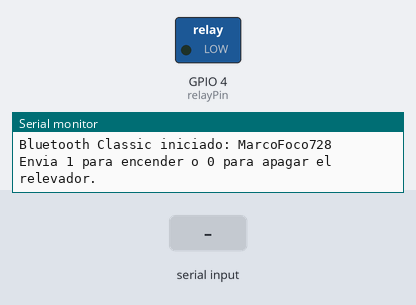
Simulated run of this sketch. Board: ESP32. Shown: switched loads named in the sketch (green lamp = pin HIGH), the last lines printed to the serial monitor. The test bench sets the inputs (shaded band). Nothing arrives over Bluetooth unless stated.

Above: at 1.2 s.
1.3 s: "1" received over the second serial link
At 2.5 s:
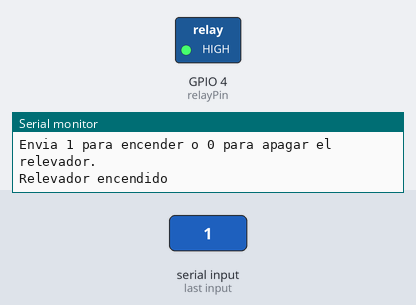
2.8 s: "0" received over the second serial link
At 4.2 s:
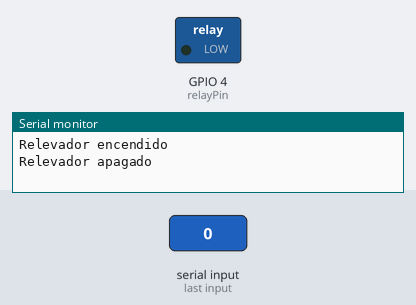
Timing chart, 0 to 5.8 s (numbered marks = the images above; inputs shaded):
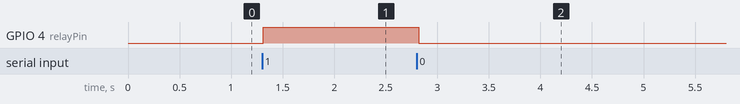

Measured:
- after the input at 1.3 s, GPIO 4 (relayPin): LOW → HIGH at once
- after the input at 2.8 s, GPIO 4 (relayPin): HIGH → LOW at once

The sketch:

arduino_classic.ino
```cpp
#include "BluetoothSerial.h"

#if !defined(CONFIG_BT_ENABLED) || !defined(CONFIG_BLUEDROID_ENABLED)
#error Bluetooth is not enabled. Select an ESP32 board with Bluetooth Classic support.
#endif

#if !defined(CONFIG_BT_SPP_ENABLED)
#error Bluetooth SPP is not available on this chip.
#endif

const char *deviceName = "MarcoFoco728";
const int relayPin = 4;

BluetoothSerial SerialBT;

void setup() {
  Serial.begin(115200);
  pinMode(relayPin, OUTPUT);
  digitalWrite(relayPin, LOW);

  if (!SerialBT.begin(deviceName)) {
    Serial.println("No se pudo iniciar Bluetooth Classic.");
    while (true) {
      delay(1000);
    }
  }

  Serial.printf("Bluetooth Classic iniciado: %s\n", deviceName);
  Serial.println("Envia 1 para encender o 0 para apagar el relevador.");
}

void loop() {
  if (SerialBT.available()) {
    char command = SerialBT.read();

    if (command == '1') {
      digitalWrite(relayPin, HIGH);
      SerialBT.println("Relevador encendido");
      Serial.println("Relevador encendido");
    } else if (command == '0') {
      digitalWrite(relayPin, LOW);
      SerialBT.println("Relevador apagado");
      Serial.println("Relevador apagado");
    }
  }

  delay(20);
}
```
